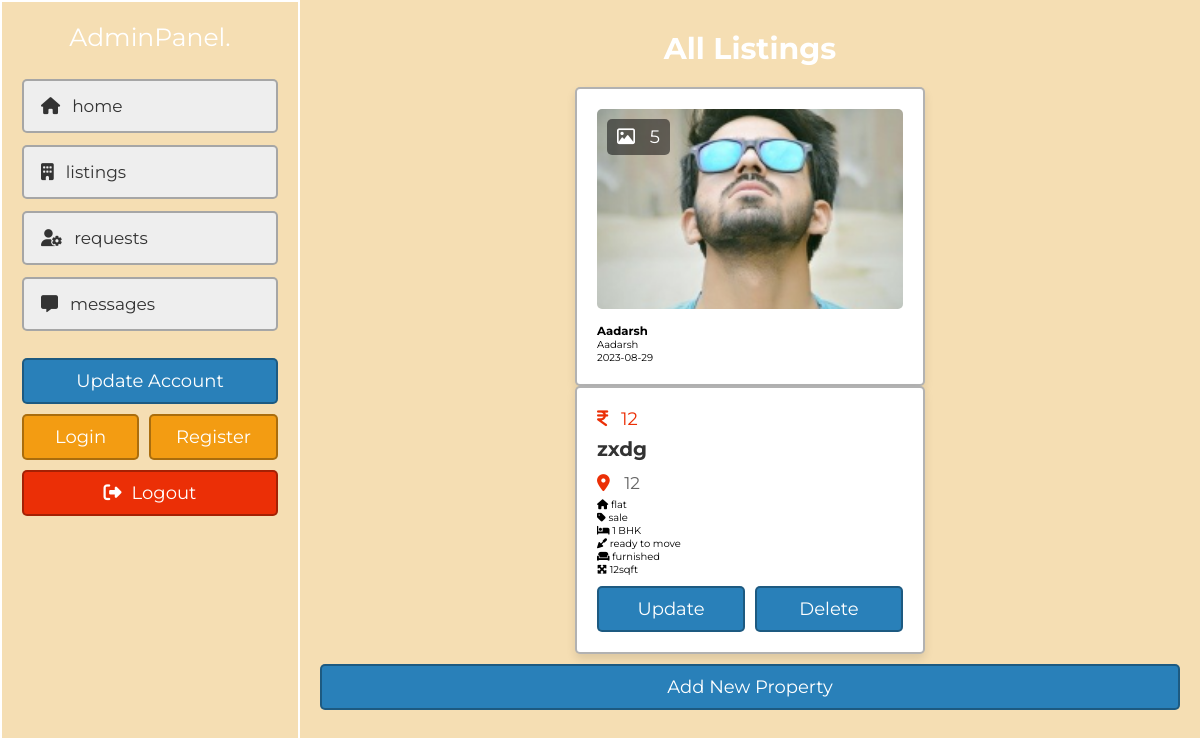
/refer/listings.php (signed in), run on the app's committed database.
### tables this page shows
CREATE TABLE `property` (
  `id` int(20) NOT NULL,
  `user_id` varchar(20) NOT NULL,
  `property_name` varchar(50) NOT NULL,
  `address` varchar(100) NOT NULL,
  `price` varchar(10) NOT NULL,
  `type` varchar(10) NOT NULL,
  `offer` varchar(10) NOT NULL,
  `status` varchar(50) NOT NULL,
  `furnished` varchar(50) NOT NULL,
  `bhk` varchar(10) NOT NULL,
  `deposite` varchar(10) NOT NULL,
  `bedroom` varchar(10) NOT NULL,
  `bathroom` varchar(10) NOT NULL,
  `balcony` varchar(10) NOT NULL,
  `carpet` varchar(10) NOT NULL,
  `age` varchar(2) NOT NULL,
  `total_floors` varchar(2) NOT NULL,
  `room_floor` varchar(2) NOT NULL,
  `loan` varchar(50) NOT NULL,
  `lift` varchar(3) NOT NULL,
  `security_guard` varchar(3) NOT NULL DEFAULT 'no',
  `play_ground` varchar(3) DEFAULT 'no',
  `garden` varchar(3) NOT NULL DEFAULT 'no',
  `water_supply` varchar(3) NOT NULL DEFAULT 'no',
  `power_backup` varchar(3) NOT NULL DEFAULT 'no',
  `parking_area` varchar(3) NOT NULL DEFAULT 'no',
  `gym` varchar(3) NOT NULL DEFAULT 'no',
  `shopping_mall` varchar(3) DEFAULT 'no',
  `hospital` varchar(3) NOT NULL DEFAULT 'no',
  `school` varchar(3) NOT NULL DEFAULT 'no',
  `market_area` varchar(3) NOT NULL DEFAULT 'no',
  `image_01` varchar(50) NOT NULL,
  `image_02` varchar(50) NOT NULL,
  `image_03` varchar(50) NOT NULL,
  `image_04` varchar(50) NOT NULL,
  `image_05` varchar(50) NOT NULL,
  `description` varchar(1000) NOT NULL,
  `date` date NOT NULL DEFAULT current_timestamp()
);

CREATE TABLE `users` (
  `id` int(20) NOT NULL,
  `name` varchar(50) NOT NULL,
  `number` varchar(10) NOT NULL,
  `email` varchar(50) NOT NULL,
  `password` varchar(50) NOT NULL
);

### refer/listings.php (the view, shortened to what this page needs)
<?php
include '../components/connect.php';
?>
<!DOCTYPE html>
<html lang="en">
<head>
   <link rel="stylesheet" href="https://cdnjs.cloudflare.com/ajax/libs/font-awesome/6.2.0/css/all.min.css">
   <link rel="stylesheet" href="../css/admin_style.css">
</head>
<body>
   <?php include '../components/admin_header.php'; ?>
   <section class="listings">
      <h1 class="heading">all listings</h1>
      <div class="box-container">
         <?php
         $select_properties = $conn->prepare("SELECT * FROM `property` ORDER BY date DESC");
         $select_properties->execute();
         if ($select_properties->rowCount() > 0) {
            while ($fetch_property = $select_properties->fetch(PDO::FETCH_ASSOC)) {
               $select_user = $conn->prepare("SELECT * FROM `users` WHERE id = ?");
               $select_user->execute([$fetch_property['user_id']]);
               $fetch_user = $select_user->fetch(PDO::FETCH_ASSOC);
               if (!empty($fetch_property['image_02'])) {
                  $image_coutn_02 = 1;
               } else {
                  $image_coutn_02 = 0;
               }
               if (!empty($fetch_property['image_03'])) {
                  $image_coutn_03 = 1;
               } else {
                  $image_coutn_03 = 0;
               }
               if (!empty($fetch_property['image_04'])) {
                  $image_coutn_04 = 1;
               } else {
                  $image_coutn_04 = 0;
               }
               if (!empty($fetch_property['image_05'])) {
                  $image_coutn_05 = 1;
               } else {
                  $image_coutn_05 = 0;
               }
               $total_images = (1 + $image_coutn_02 + $image_coutn_03 + $image_coutn_04 + $image_coutn_05);
               ?>
               <form action="" method="POST">
                  <div class="box">
                     <div class="thumb">
                        <p class="total-images"><i class="far fa-image"></i><span>
                              <?= $total_images; ?>
                           </span></p>
                        <img src="../uploaded_files/<?= $fetch_property['image_01']; ?>" alt="">
                     </div>
                     <div class="admin">
                        <?php if (isset($fetch_user['name'])): ?>
                           <h3>
                              <?php echo $fetch_user['name']; ?>
                           </h3>
                           <div>
                              <p>
                                 <?php echo $fetch_user['name']; ?>
                              </p>
                              <span>
                                 <?= $fetch_property['date']; ?>
                              </span>
                           </div>
                        <?php endif; ?>
                     </div>
                  </div>
                  <div class="box">
                     <div class="price"><i class="fas fa-indian-rupee-sign"></i><span>
                           <?= $fetch_property['price']; ?>
                        </span></div>
                     <h3 class="name">
                        <?= $fetch_property['property_name']; ?>
                     </h3>
                     <p class="location"><i class="fas fa-map-marker-alt"></i><span>
                           <?= $fetch_property['address']; ?>
                        </span></p>
                     <div class="flex">
                        <p><i class="fas fa-house"></i><span>
                              <?= $fetch_property['type']; ?>
                           </span></p>
                        <p><i class="fas fa-tag"></i><span>
                              <?= $fetch_property['offer']; ?>
                           </span></p>
                        <p><i class="fas fa-bed"></i><span>
                              <?= $fetch_property['bhk']; ?> BHK
                           </span></p>
                        <p><i class="fas fa-trowel"></i><span>
                              <?= $fetch_property['status']; ?>
                           </span></p>
                        <p><i class="fas fa-couch"></i><span>
                              <?= $fetch_property['furnished']; ?>
                           </span></p>
                        <p><i class="fas fa-maximize"></i><span>
                              <?= $fetch_property['carpet']; ?>sqft
                           </span></p>
                     </div>
                     <div class="flex-btn">
                        <a href="update_property.php?get_id=<?= $property_id; ?>" class="btn">update</a>
                        <input type="submit" name="delete" value="delete" class="btn"
                           onclick="return confirm('delete this listing?');">
                     </div>
                  </div>
               </form>
               <?php
            }
         } else {
            echo '<p class="empty">no properties added yet! <a href="post_property.php" style="margin-top:1.5rem;" class="btn">add new</a></p>';
         }
         ?>
      </div>
      <div class="flex-btn">
         <a href="../admin/post_property.php" class="btn">Add new property</a>
      </div>
   </section>
</body>
</html>

### css/admin_style.css (style rules this page uses)
:root { --main-color:#2980b9; --orange:#f39c12; --red:#eb2f06; --light-color:#666; --light-bg:#eee; --white:#fff; --black:#333; --box-shadow:0 .5rem 1rem rgba(0,0,0,0.1); --border:.2rem solid rgba(0,0,0,.3); }
* { font-family: 'Montserrat', sans-serif; margin: 0; padding: 0; box-sizing: border-box; outline: none; border: none; text-decoration: none; }
html { font-size: 62.5%; overflow-x: hidden; scroll-behavior: smooth; scroll-padding-top: 5rem; }
body { background-color: wheat; padding-left: 30rem; }
section { padding: 3rem 2rem; max-width: 1200px; margin: 0 auto; }
.heading { margin-bottom: 2rem; text-align: center; text-transform: capitalize; color: white; font-size: 3rem; }
.flex-btn { display: flex; column-gap: 1rem; justify-content: space-between; align-items: flex-end; }
.inline-btn, .inline-option-btn, .inline-delete-btn, .btn, .delete-btn, .option-btn { cursor: pointer; padding: 1rem 2.5rem; font-size: 1.8rem; color: var(--white); text-align: center; text-transform: capitalize; margin-top: 1rem; border-radius: .5rem; border: var(--border); }
.btn, .delete-btn, .option-btn { display: block; width: 100%; }
.btn { background-color: var(--main-color); }
.listings .box-container { display: grid; grid-template-columns: repeat(auto-fit, 35rem); align-items: flex-start; justify-content: center; gap: 1.5rem; }
.listings .box-container .box { border-radius: .5rem; background-color: var(--white); box-shadow: var(--box-shadow); border: var(--border); padding: 2rem; overflow-x: hidden; }
.listings .box-container .box .thumb { position: relative; height: 20rem; margin-bottom: 1.5rem; }
.listings .box-container .box .thumb p { position: absolute; top: 1rem; left: 1rem; background-color: rgba(0,0,0,.5); color: var(--white); border-radius: .5rem; padding:.7rem 1rem; font-size: 1.8rem; }
.listings .box-container .box .thumb p i { margin-right: 1rem }
.listings .box-container .box .thumb img { height: 100%; width: 100%; object-fit: cover; border-radius: .5rem; }
.listings .box-container .box .price { font-size: 1.8rem; color: var(--red); }
.listings .box-container .box .price i { margin-right: .8rem; }
.listings .box-container .box .name { font-size: 2rem; color: var(--black); padding: .7rem 0; text-overflow: ellipsis; }
.listings .box-container .box .location { color: var(--light-color); font-size: 1.7rem; padding: .5rem 0; text-overflow: ellipsis; }
.listings .box-container .box .location i { margin-right: 1rem; color: var(--red); }

### data on the page
property: total_images "5", image_01 (picture), user.name "Aadarsh", date "2023-08-29", price "12", property_name "zxdg", address "12", type "flat", offer "sale", bhk "1", status "ready to move", furnished "furnished", carpet "12"
